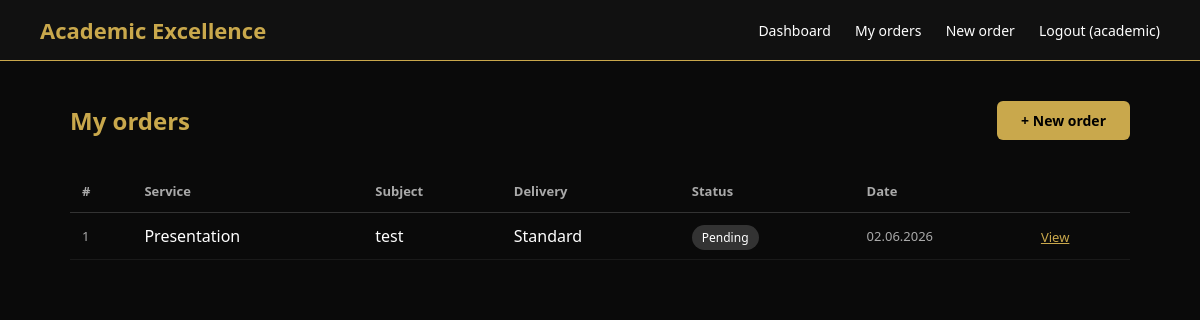
The page /dashboard/orders/ (signed in) on the database as committed earlier.
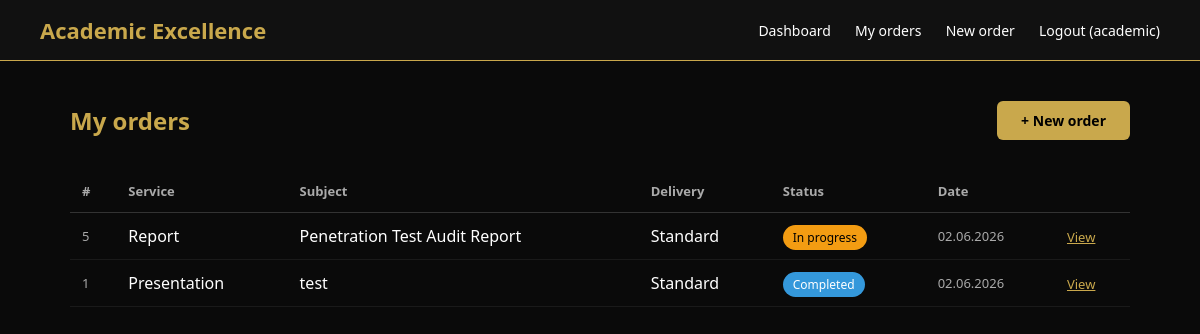
The same page on the database as committed later.
### orders/models.py (models this page shows, shortened)
class Order(models.Model):
    STATUS_CHOICES = [
        ('pending', 'Gözləyir'),
        ('in_progress', 'İcradadır'),
        ('completed', 'Tamamlandı'),
        ('delivered', 'Çatdırıldı'),
    ]
    SERVICE_CHOICES = [
        ('presentation', 'Presentation'),
        ('essay', 'Essay'),
        ('report', 'Report'),
        ('poster', 'Poster'),
    ]
    DELIVERY_CHOICES = [
        ('standard', 'Standard'),
    ]
    PRICES = {
        ('presentation', 'standard'): 300,
        ('essay', 'standard'): 200,
        ('report', 'standard'): 350,
        ('poster', 'standard'): 150,
    }
    user = models.ForeignKey(User, on_delete=models.CASCADE)
    service = models.CharField(max_length=50, choices=SERVICE_CHOICES)
    topic = models.CharField(max_length=200)
    deadline = models.DateTimeField()
    delivery_type = models.CharField(max_length=20, choices=DELIVERY_CHOICES, default='standard')
    slides = models.IntegerField(default=0)
    price = models.DecimalField(max_digits=10, decimal_places=2, default=0)
    status = models.CharField(max_length=20, choices=STATUS_CHOICES, default='pending')
    notes = models.TextField(blank=True)
    created_at = models.DateTimeField(auto_now_add=True)
    is_paid = models.BooleanField(default=False)
    content_file = models.FileField(upload_to='orders/files/', blank=True, null=True)
    content_link = models.URLField(blank=True, null=True)
    content_note = models.TextField(blank=True)

### orders/views.py (the view)
# urls.py: path('dashboard/orders/', views.order_list, name='order_list'),
@login_required
def order_list(request):
    orders = Order.objects.filter(user=request.user).order_by('-created_at')
    return render(request, 'orders/order_list.html', {'orders': orders})

### templates/orders/order_list.html
{% extends 'base.html' %}
{% block content %}
<div class="container">
    <div style="display:flex; justify-content:space-between; align-items:center; margin-bottom:30px;">
        <h2 style="color:#c9a84c;">My orders</h2>
        <a href="/dashboard/orders/new/" class="btn btn-gold">+ New order</a>
    </div>
    {% if orders %}
    <table style="width:100%; border-collapse:collapse;">
        <thead>
            <tr style="border-bottom:1px solid #333;">
                <th style="padding:12px; text-align:left; color:#aaa; font-size:13px;">#</th>
                <th style="padding:12px; text-align:left; color:#aaa; font-size:13px;">Service</th>
                <th style="padding:12px; text-align:left; color:#aaa; font-size:13px;">Subject</th>
                <th style="padding:12px; text-align:left; color:#aaa; font-size:13px;">Delivery</th>
                <th style="padding:12px; text-align:left; color:#aaa; font-size:13px;">Status</th>
                <th style="padding:12px; text-align:left; color:#aaa; font-size:13px;">Date</th>
                <th style="padding:12px; text-align:left; color:#aaa; font-size:13px;"></th>
            </tr>
        </thead>
        <tbody>
            {% for order in orders %}
            <tr style="border-bottom:1px solid #1a1a1a;">
                <td style="padding:12px; color:#aaa; font-size:13px;">{{ order.pk }}</td>
                <td style="padding:12px; color:#fff;">{{ order.get_service_display }}</td>
                <td style="padding:12px; color:#fff;">{{ order.topic }}</td>
                <td style="padding:12px; color:#fff;">{{ order.get_delivery_type_display }}</td>
                <td style="padding:12px;">
                    {% if order.status == 'pending' %}
                    <span
                        style="background:#333; color:#fff; padding:4px 10px; border-radius:20px; font-size:12px;">Pending</span>
                    {% elif order.status == 'in_progress' %}
                    <span
                        style="background:#f39c12; color:#000; padding:4px 10px; border-radius:20px; font-size:12px;">In
                        progress</span>
                    {% elif order.status == 'completed' %}
                    <span
                        style="background:#3498db; color:#fff; padding:4px 10px; border-radius:20px; font-size:12px;">Completed</span>
                    {% elif order.status == 'delivered' %}
                    <span
                        style="background:#2ecc71; color:#000; padding:4px 10px; border-radius:20px; font-size:12px;">Delivered</span>
                    {% endif %}
                </td>
                <td style="padding:12px; color:#aaa; font-size:13px;">{{ order.created_at|date:"d.m.Y" }}</td>
                <td style="padding:12px;"><a href="/dashboard/orders/{{ order.pk }}/"
                        style="color:#c9a84c; font-size:13px;">View</a></td>
            </tr>
            {% endfor %}
        </tbody>
    </table>
    {% else %}
    <div style="text-align:center; padding:60px; color:#aaa;">
        <p>You don’t have any orders yet.</p>
        <a href="/dashboard/orders/new/" class="btn btn-gold" style="margin-top:20px;">Place Your First Order</a>
    </div>
    {% endif %}
</div>
{% endblock %}

### templates/base.html (shortened to what this page needs)
<!DOCTYPE html>
<html lang="en">
<head>
</head>
<body>
    <nav>
        <a href="/" class="logo">Academic Excellence</a>
        <div class="nav-links">
            {% if user.is_authenticated %}
            <a href="/dashboard/">Dashboard</a>
            <a href="/dashboard/orders/">My orders</a>
            <a href="/dashboard/orders/new/">New order</a>
            <a href="/accounts/logout/">Logout ({{ user.username }})</a>
            {% else %}
            <a href="/accounts/login/">Sign in</a>
            <a href="/accounts/register/">Register</a>
            {% endif %}
        </div>
    </nav>
    {% block content %}{% endblock %}
</body>
</html>

### templates/base.html (style rules this page uses)
* { margin: 0; padding: 0; box-sizing: border-box; }
body { font-family: 'Segoe UI', sans-serif; background: #0a0a0a; color: #fff; }
nav { background: #111; padding: 15px 40px; display: flex; justify-content: space-between; align-items: center; border-bottom: 1px solid #c9a84c; }
nav .logo { color: #c9a84c; font-size: 22px; font-weight: bold; text-decoration: none; }
nav .nav-links a { color: #fff; text-decoration: none; margin-left: 20px; font-size: 14px; }
.container { max-width: 1100px; margin: 0 auto; padding: 40px 20px; }
.btn { display: inline-block; padding: 10px 24px; border-radius: 6px; text-decoration: none; font-size: 14px; cursor: pointer; border: none; }
.btn-gold { background: #c9a84c; color: #000; font-weight: bold; }

Rows that differ between the two databases and show on the page:
added Order: pk "5", service "Report", topic "Penetration Test Audit Report", delivery_type "Standard", status "In progress", created_at "02.06.2026"
changed Order "Presentation": status "Pending" → "Completed"
